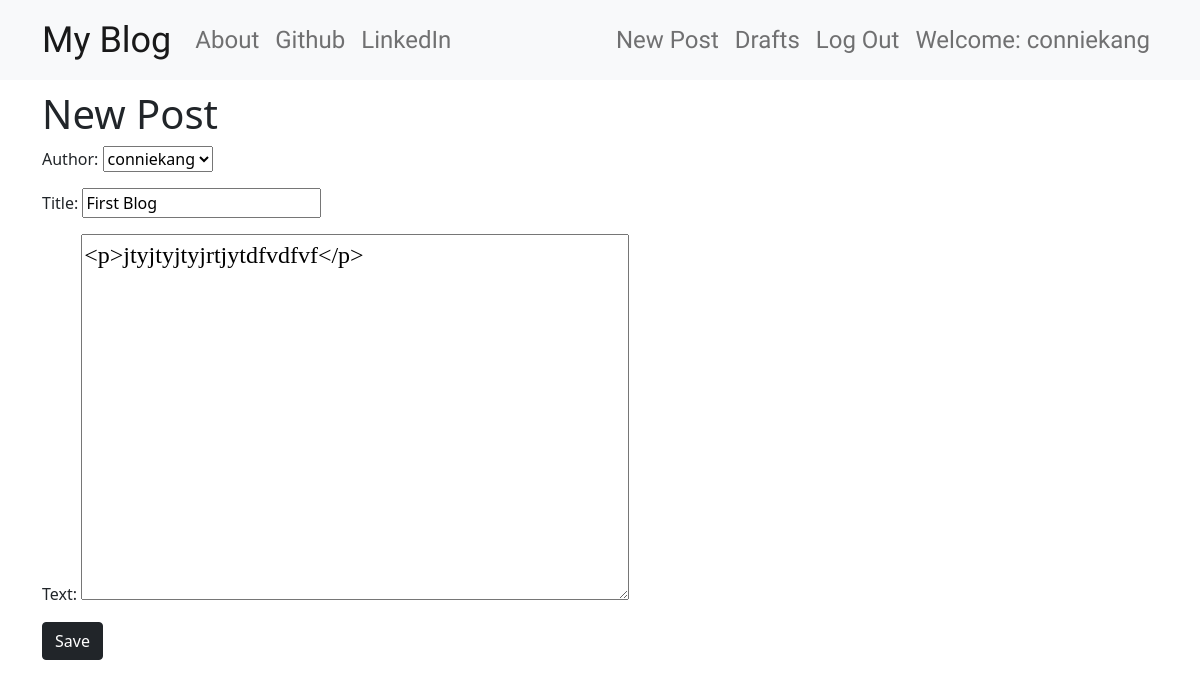
Screenshot of /post/2/edit/ (signed in) with the database file from the repository.
### blog/models.py (models this page shows, shortened)
class Post(models.Model):
    author = models.ForeignKey('auth.User', on_delete=models.CASCADE)
    title = models.CharField(max_length=200)
    text = models.TextField()
    create_date = models.DateTimeField(default=timezone.now())
    published_date = models.DateTimeField(blank=True, null=True)

### blog/views.py (the view)
# urls.py: re_path(r'post/(?P<pk>\d+)/edit/$', views.PostUpdateView.as_view(), name='post_edit'),
class PostUpdateView(LoginRequiredMixin, UpdateView):
    login_url = '/login/'
    redirect_field_name = 'blog/post_detail.html'
    form_class = PostForm
    model = Post

### blog/forms.py
class PostForm(forms.ModelForm):
    class Meta():
        model = Post
        fields = ('author', 'title', 'text')
        widgets = {
            'title': forms.TextInput(attrs={'class':'textinputclass'}),
            'text': forms.Textarea(attrs={'class':'editable medium-editor-textarea postcontent'})
        }

### blog/templates/blog/post_form.html (shortened to what this page needs)
{% extends 'blog/base.html' %}
{% block content %}
<h1>New Post</h1>
<form method="POST" class="post-form">
    {{form.as_p}}
    <button type="submit" class="save btn btn-dark">Save</button>
</form>
{% endblock content %}

### blog/templates/blog/base.html (shortened to what this page needs)
{% load static %}
<!DOCTYPE html>
<html lang="en">
<head>
    <link href="https://cdn.jsdelivr.net/npm/bootstrap@5.1.1/dist/css/bootstrap.min.css" rel="stylesheet">
    <link rel="stylesheet" href="//cdn.jsdelivr.net/npm/medium-editor@latest/dist/css/medium-editor.min.css" type="text/css" media="screen" charset="utf-8">
    <link rel="stylesheet" href="{% static 'css/blog.css' %}">
</head>
<body class="loader">
    <nav class="navbar navbar-expand-lg navbar-light bg-light techfont custom-navbar">
        <div class="container">
        <a class="navbar-brand bigbrand" href="{% url 'post_list' %}">My Blog</a>
          <div class="collapse navbar-collapse" id="navbarNavDropdown">
            <ul class="navbar-nav mr-auto">
                <li class="nav-item">
                    <a class="nav-link" href="{% url 'about' %}">About</a>
                </li>
                <li class="nav-item">
                    <a class="nav-link" href="https://github.com/conniehqk">Github</a>
                </li>
                <li class="nav-item">
                    <a class="nav-link" href="https://www.linkedin.com/in/connie-kang-948366115/">LinkedIn</a>
                </li>
            </ul>
            <ul class="navbar-nav ms-auto">
                {% if user.is_authenticated %}
                <li class="nav-item">
                    <a class="nav-link" href="{% url 'post_new' %}">New Post</a>
                </li>
                <li class="nav-item">
                    <a class="nav-link" href="{% url 'post_draft_list' %}">Drafts</a>
                </li>
                <li class="nav-item">
                    <a class="nav-link" href="{% url 'logout' %}">Log Out</a>
                </li>
                <li class="nav-item">
                    <a class="nav-link">Welcome: {{user.username}}</a>
                </li>
                {% else %}
                <li class="nav-item">
                    <a class="nav-link" href="{% url 'login' %}"><i class="fas fa-user"></i></a>
                </li>
                {% endif %}
            </ul>
          </div>
        </div>
    </nav>
    <div class="content container">
        <div class="row">
            <div class="col-md-8">
                <div class="blog_posts">
                    {% block content %}
                    {% endblock %}
                </div>
            </div>
        </div>
    </div>
</body>
</html>

### blog/static/css/blog.css (style rules this page uses)
.techfont { font-family: 'Architects Daughter', cursive; font-size: 1.5em; margin-bottom: 10px; }
.bigbrand { font-size: 1.5em; }
.postcontent { font-family: 'Antic Slab', serif; font-size: 1.5em; }
.loader { filter:hue-rotate(0deg); color:linear-gradient(45deg,#0f8,#08f); animation:hue 10000ms infinite linear; }

### rows the page displays
Post: author "conniekang", title "First Blog", text "<p>jtyjtyjtyjrtjytdfvdfvf</p>"

### other values shown
{{ user.username }} "conniekang"
